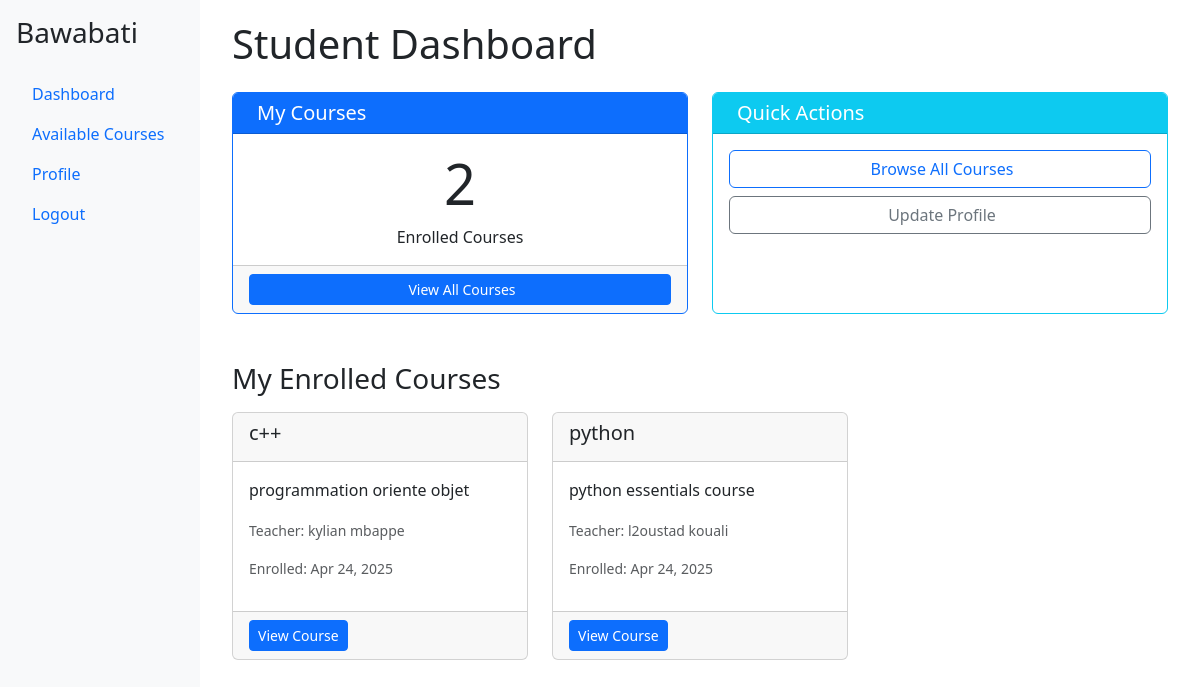
The app's page / (signed in) with its own data.
### bawabati_app/models.py (models this page shows, shortened)
class Enrollment(models.Model):
    student = models.ForeignKey(
        User,
        on_delete=models.CASCADE,
        limit_choices_to={'userprofile__role': 'student'}
    )
    course = models.ForeignKey(Course, on_delete=models.CASCADE, related_name='enrollments')
    enrollment_date = models.DateTimeField(auto_now_add=True)
    class Meta:
        unique_together = ['student', 'course']

class Course(models.Model):
    title = models.CharField(max_length=200)
    description = models.TextField()
    assigned_teacher = models.ForeignKey(User, on_delete=models.CASCADE, limit_choices_to={'userprofile__role': 'teacher'})
    students = models.ManyToManyField(User, through='Enrollment', related_name='enrolled_courses', limit_choices_to={'userprofile__role': 'student'})
    created_at = models.DateTimeField(auto_now_add=True)
    updated_at = models.DateTimeField(auto_now=True)
    specialisation = models.CharField(max_length=100, blank=True)
    capacity = models.PositiveIntegerField(default=30)  # Or whatever default you want
    end_date = models.DateField(default=get_default_end_date)
    start_date=models.DateTimeField(auto_now_add=True)

### bawabati_app/views.py (the view)
# urls.py: path('', views.dashboard, name='dashboard'),
@login_required
def dashboard(request):
    user = request.user
    context = {'user': user}
    if is_admin(user):
        users = User.objects.all()
        context['users'] = users
        context['admin_count'] = users.filter(userprofile__role='admin').count()
        context['teacher_count'] = users.filter(userprofile__role='teacher').count()
        context['student_count'] = users.filter(userprofile__role='student').count()
        context['courses'] = Course.objects.all()
        return render(request, 'bawabati_app/admin_dashboard.html', context)
    elif is_teacher(user):
        context['courses'] = Course.objects.filter(assigned_teacher=user)
        return render(request, 'bawabati_app/teacher_dashboard.html', context)
    else:  # student
        context['enrollments'] = Enrollment.objects.filter(student=user)
        return render(request, 'bawabati_app/student_dashboard.html', context)

### bawabati_app/views.py (called while the page is built)
def is_admin(user):
    return hasattr(user, 'userprofile') and user.userprofile.role == 'admin'

def is_teacher(user):
    return hasattr(user, 'userprofile') and user.userprofile.role == 'teacher'

### bawabati_app/templates/bawabati_app/student_dashboard.html (shortened to what this page needs)
{% extends "bawabati_app/base.html" %}
{% block content %}
<div class="container-fluid">
    <h1 class="mb-4">Student Dashboard</h1>
    <div class="row">
        <div class="col-md-6 mb-4">
            <div class="card border-primary h-100">
                <div class="card-header bg-primary text-white">
                    <h5 class="card-title mb-0">
                         My Courses
                    </h5>
                </div>
                <div class="card-body">
                    <h1 class="display-4 text-center">{{ enrollments.count }}</h1>
                    <p class="card-text text-center">Enrolled Courses</p>
                </div>
                <div class="card-footer">
                    <a href="{% url 'course_list' %}" class="btn btn-primary btn-sm w-100">
                         View All Courses
                    </a>
                </div>
            </div>
        </div>
        <div class="col-md-6 mb-4">
            <div class="card border-info h-100">
                <div class="card-header bg-info text-white">
                    <h5 class="card-title mb-0">
                         Quick Actions
                    </h5>
                </div>
                <div class="card-body">
                    <div class="d-grid gap-2">
                        <a href="{% url 'course_list' %}" class="btn btn-outline-primary">
                             Browse All Courses
                        </a>
                        <a href="{% url 'profile' %}" class="btn btn-outline-secondary">
                             Update Profile
                        </a>
                    </div>
                </div>
            </div>
        </div>
    </div>
    <h3 class="mt-4 mb-3">My Enrolled Courses</h3>
    <div class="row">
        {% for enrollment in enrollments %}
        <div class="col-md-4 mb-4">
            <div class="card h-100">
                <div class="card-header">
                    <h5 class="card-title">{{ enrollment.course.title }}</h5>
                </div>
                <div class="card-body">
                    <p class="card-text">{{ enrollment.course.description|truncatewords:20 }}</p>
                    <p class="card-text"><small class="text-muted">
                        Teacher: {{ enrollment.course.assigned_teacher.get_full_name|default:enrollment.course.assigned_teacher.username }}
                    </small></p>
                    <p class="text-muted small">Enrolled: {{ enrollment.enrollment_date|date:"M d, Y" }}</p>
                </div>
                <div class="card-footer">
                    <a href="{% url 'course_detail' enrollment.course.id %}" class="btn btn-sm btn-primary">View Course</a>
                </div>
            </div>
        </div>
        {% endfor %}
    </div>
</div>
{% endblock %}

### records on screen
Enrollment: course "c++", course.description "programmation oriente objet", course.assigned_teacher.get_full_name "kylian mbappe", enrollment_date "Apr 24, 2025"
Enrollment: course "python", course.description "python essentials course", course.assigned_teacher.get_full_name "l2oustad kouali", enrollment_date "Apr 24, 2025"

### other values on screen
{{ enrollments.count }} "2"
